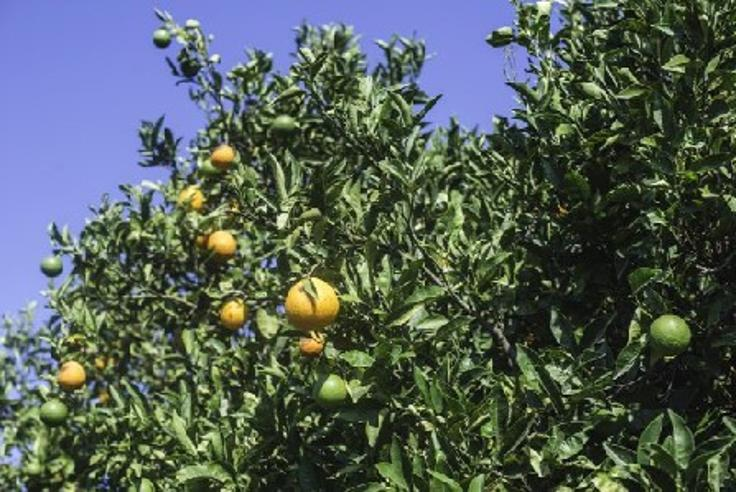
#> input picture Segmenting_Based_on_Color/images/orangeTree.jpg, 736 x 492 px
$ jupyter execute Example_5.ipynb
#> lines starting #> are read from the running program, lines starting #| are printed output that depends on the picture; after the words box and inside, x2 and y2 are one past the last pixel; in counts of white or black regions, pixels touching at a corner belong together
# Segmenting Based on Average Color in a Region of Interest (ROI)

[cell 1]
import cv2
import matplotlib.pyplot as plt
import numpy as np
from skimage.color import rgb2lab

[cell 2]
oranges = cv2.imread("./images/orangeTree.jpg")
#> oranges is the input picture: shape (492, 736, 3); mean B, G, R 88.2, 94.2, 82.6
oranges  = cv2.cvtColor(oranges, cv2.COLOR_BGR2RGB)
oranges_Lab = rgb2lab(oranges)
#> oranges_Lab: shape (492, 736, 3) float64; mean of channels 0, 1, 2 38, -4.7, 2.9
a = oranges_Lab[:, :, 1]
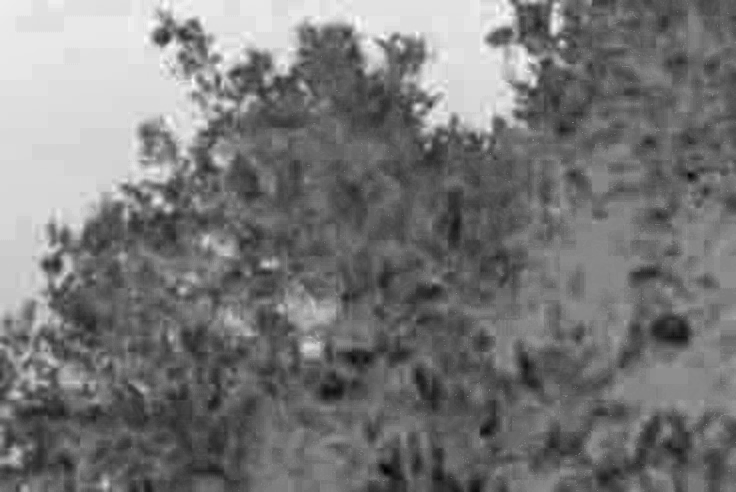
#> a: shape (492, 736) float64; min -30.15, max 23.76, mean -4.7; drawn with min black and max white
b = oranges_Lab[:, :, 2]
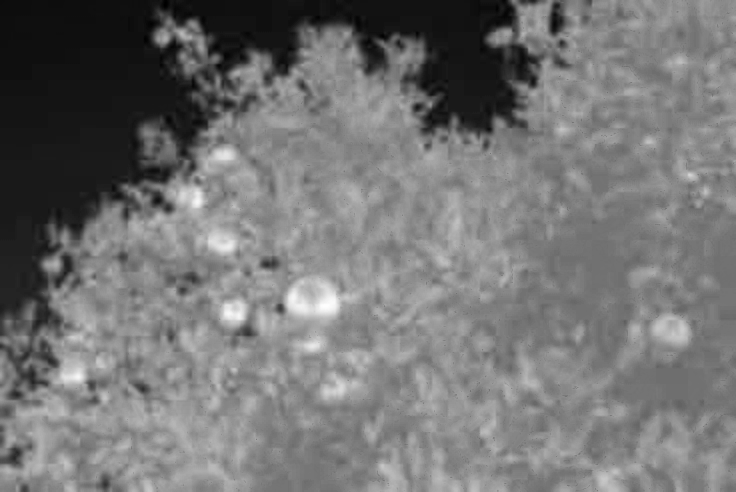
#> b: shape (492, 736) float64; min -54.13, max 70.48, mean 2.9; drawn with min black and max white
oranges_mask = np.loadtxt("./images/orangeMask.csv", delimiter=",", dtype=np.uint8).astype(bool)

fig, axs = plt.subplots(1, 2, figsize=(10, 10))
axs[0].imshow(oranges)
axs[0].axis('off')
axs[1].imshow(oranges_mask, cmap='gray')
axs[1].axis('off')
plt.show()
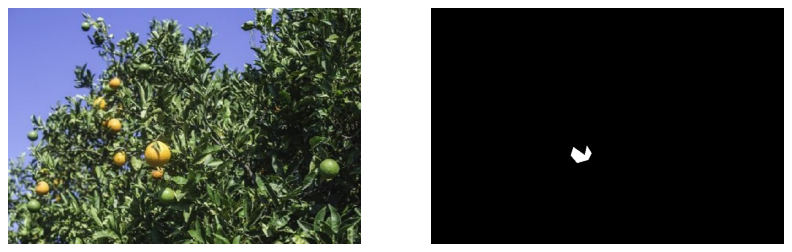
#> figure drawn by matplotlib, 2 panels

To find the average color in the region of interest (ROI), we must first extract the pixel intensities in that region. We can use a mask to do this.

[cell 3]
a_ROI = a[oranges_mask]
#> a_ROI = 876 values, max 11.97 at index 294, min -9.47 at index 68, mean 2.96
b_ROI = b[oranges_mask]
#> b_ROI = 876 values, max 70.48 at index 383, min 23.64 at index 874, mean 53.42

mean_ROI = np.array([a_ROI.mean(), b_ROI.mean()])
#> mean_ROI = [2.96, 53.42]

We can calculate distance between all of the pixels in the a* and b* planes using the distance formula.

$$
\sqrt{(a^* - a_{mean})^2 + (b^* - b_{mean})^2}
$$

[cell 4]
dist_oranges_Lab = np.sqrt((a - mean_ROI[0])**2 + (b - mean_ROI[1])**2)
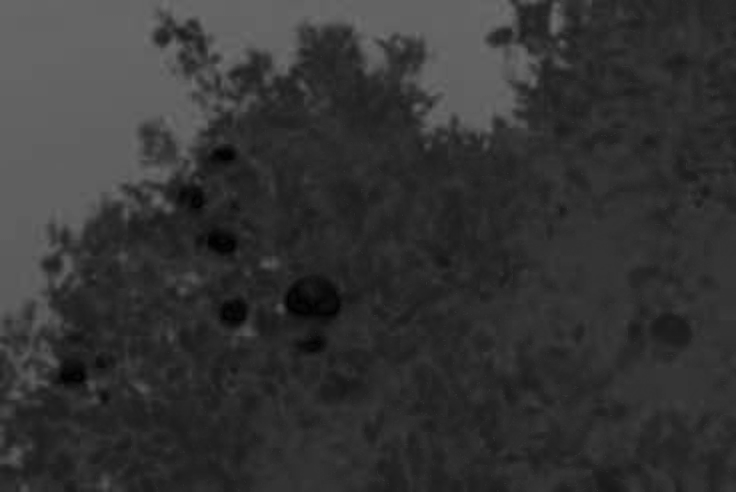
#> dist_oranges_Lab: shape (492, 736) float64; min 0.096, max 109.4, mean 52.8

plt.imshow(dist_oranges_Lab, cmap='gray')
plt.axis('off')
plt.show()

Dark regions of dist_oranges_Lab represent colors that are close, or similar, to the color of the region of interest and bright regions are dissimilar colors.

[cell 5]
oranges_mask = dist_oranges_Lab < 25
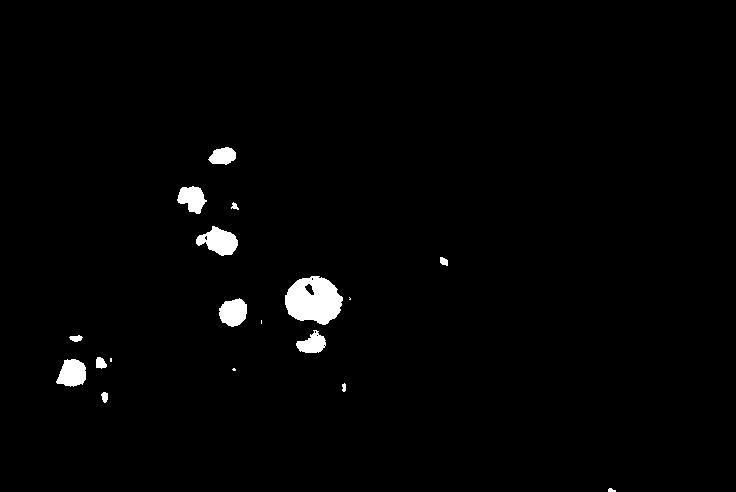
#> oranges_mask: shape (492, 736) bool; 1.6% white; 18 white regions (4 under 20 px), largest, box (x1, y1, x2, y2) and area: (285, 276, 343, 325) 2040, (196, 226, 238, 256) 760, (56, 359, 86, 387) 623
oranges_masked = np.zeros_like(oranges)
for i in range(3):
    oranges_masked[:, :, i][oranges_mask == 1] = oranges[:, :, i][oranges_mask == 1]

plt.imshow(oranges_masked)
plt.axis('off')
plt.show()

$ run again, with Segmenting_Based_on_Color/images/solarFlare.jpg copied over Segmenting_Based_on_Color/images/orangeTree.jpg
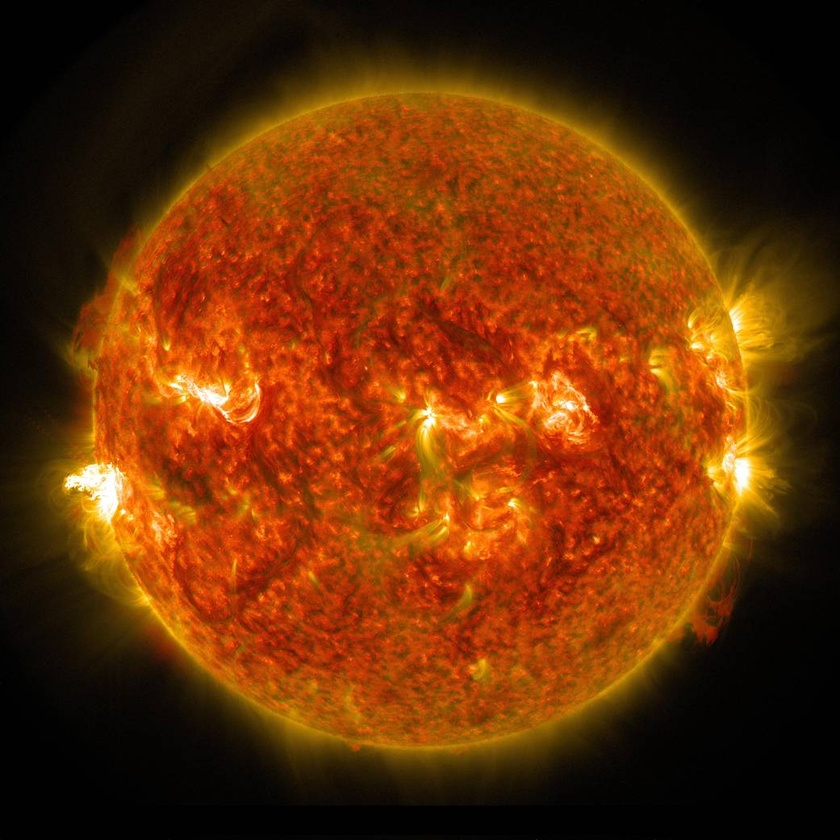
#> input picture Segmenting_Based_on_Color/images/solarFlare.jpg, 840 x 840 px, shrunk from 1041 x 1041 before the run
#> oranges is the input picture: shape (840, 840, 3); mean B, G, R 6.8, 47.5, 105
#> oranges_Lab: shape (840, 840, 3) float64; mean of channels 0, 1, 2 27, 20.9, 31.4
#> `b = oranges_Lab[:, :, 2]`:
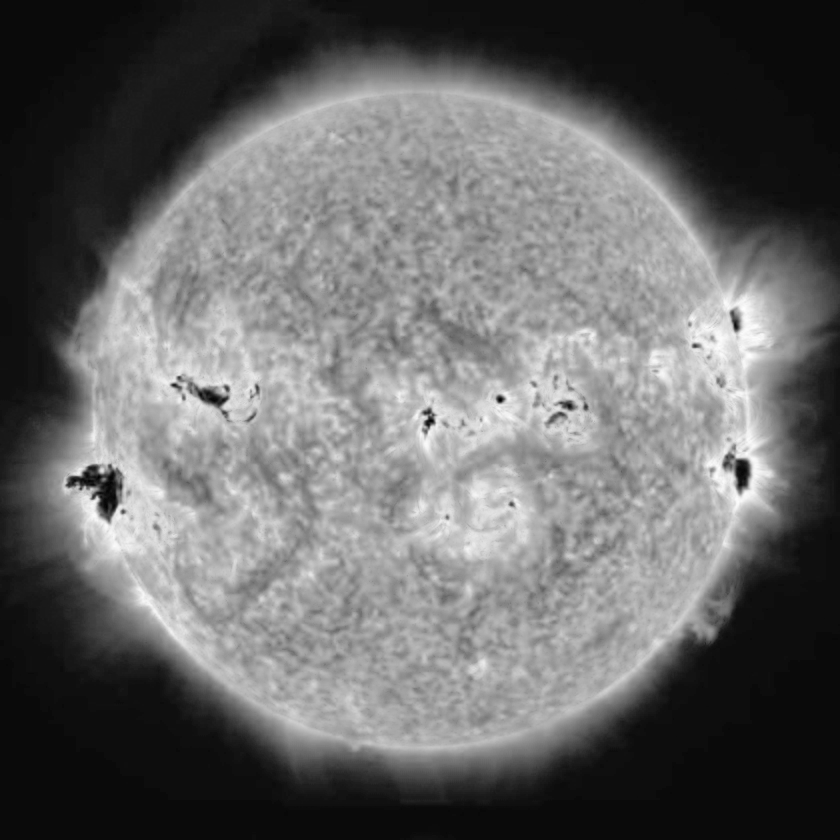
#> b: shape (840, 840) float64; min -3.69, max 82.49, mean 31.4; drawn with min black and max white
#> `plt.show()`:
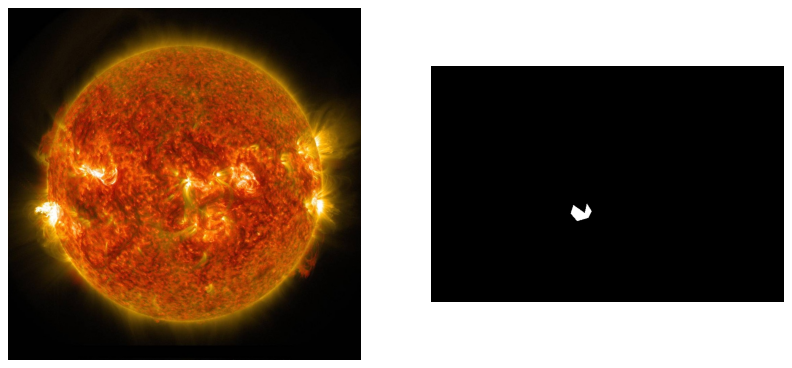
#> figure drawn by matplotlib, 2 panels

$ run again, with Segmenting_Based_on_Color/images/strawberryPlant.jpg copied over Segmenting_Based_on_Color/images/orangeTree.jpg
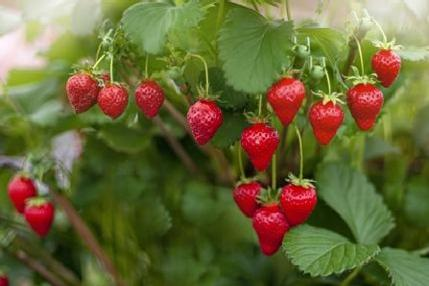
#> input picture Segmenting_Based_on_Color/images/strawberryPlant.jpg, 429 x 286 px
#> oranges is the input picture: shape (286, 429, 3); mean B, G, R 55.7, 104.3, 105.7
#> oranges_Lab: shape (286, 429, 3) float64; mean of channels 0, 1, 2 43.8, -7.3, 28.6
#> `b = oranges_Lab[:, :, 2]`:
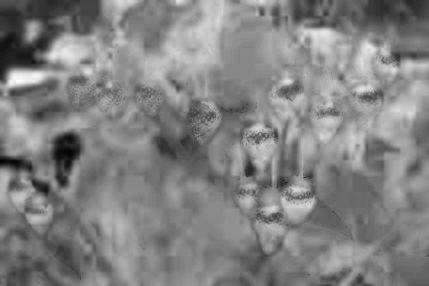
#> b: shape (286, 429) float64; min -8.74, max 64.27, mean 28.6; drawn with min black and max white
#> `plt.show()`:
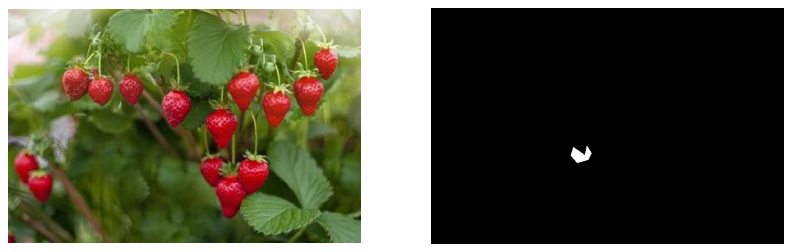
#> figure drawn by matplotlib, 2 panels
